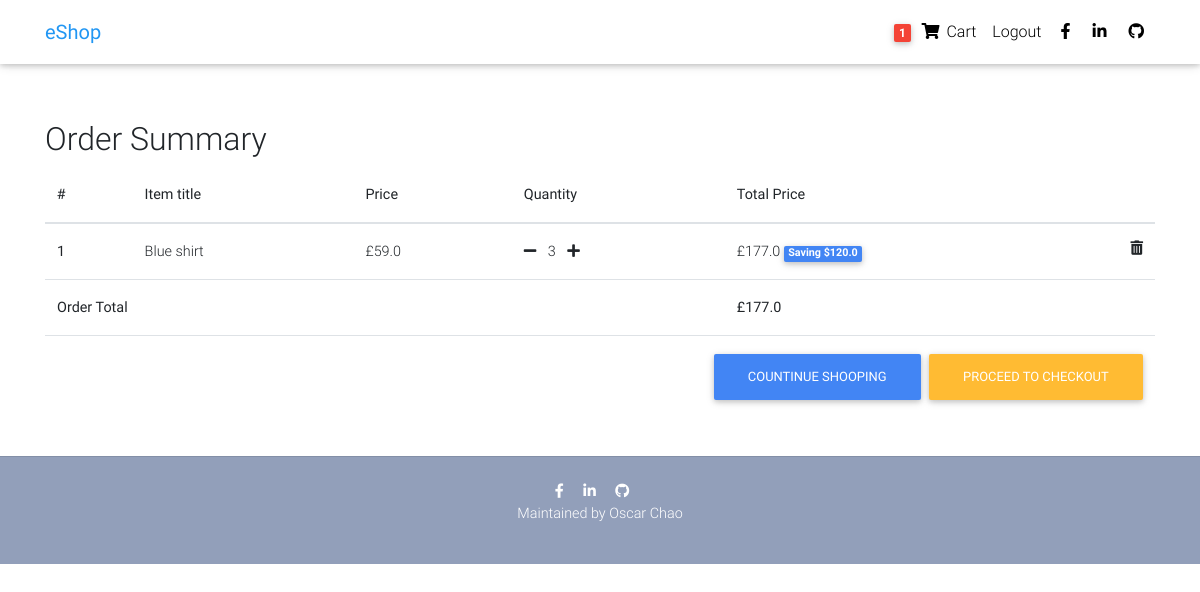
/order-summary/ (signed in), run on an earlier commit of the app's database.
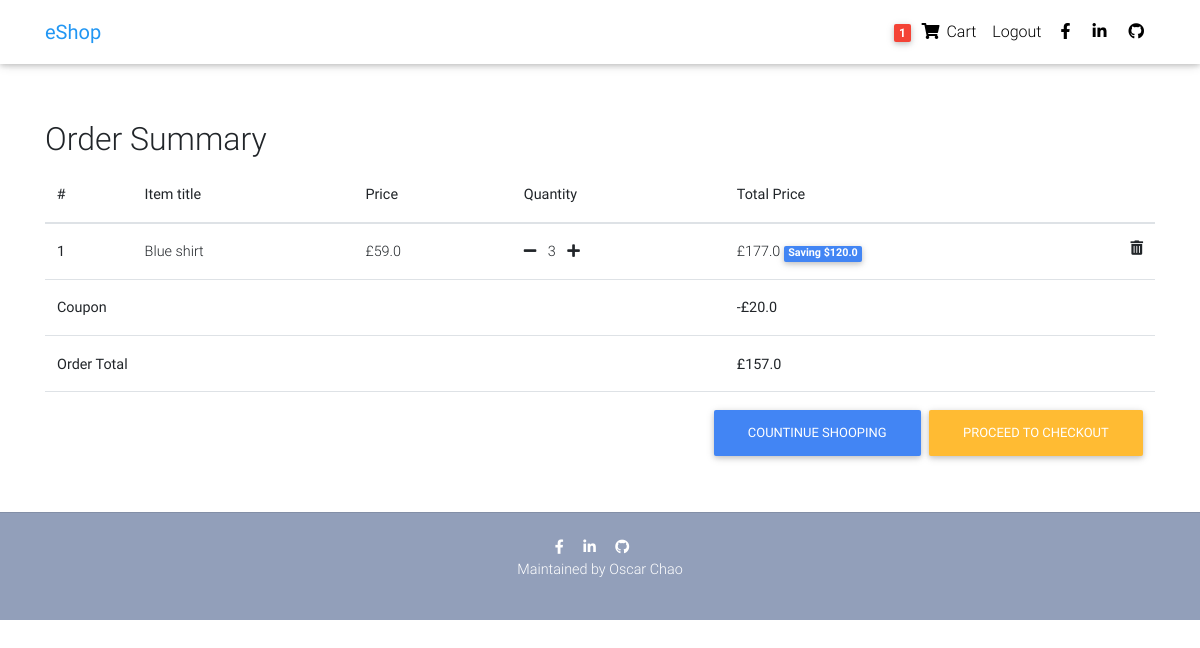
And on a later commit of the database.
### profiles/models.py (models this page shows, shortened)
class Order(models.Model):
    user = models.ForeignKey(settings.AUTH_USER_MODEL, on_delete=models.CASCADE)
    ref_code = models.CharField(max_length=20, blank=True, null=True)
    items = models.ManyToManyField(OrderItem)
    start_date = models.DateTimeField(auto_now_add=True)
    ordered_date = models.DateTimeField()
    ordered = models.BooleanField(default=False)
    shipping_address = models.ForeignKey('Address', related_name='shipping_address', on_delete=models.SET_NULL, blank=True, null=True)
    billing_address = models.ForeignKey('Address', related_name='billing_address', on_delete=models.SET_NULL, blank=True, null=True)
    payment = models.ForeignKey('Payment', on_delete=models.SET_NULL, blank=True, null=True)
    coupon = models.ForeignKey('Coupon', on_delete=models.SET_NULL, blank=True, null=True)
    being_delivered = models.BooleanField(default=False)
    received = models.BooleanField(default=False)
    refund_requested = models.BooleanField(default=False)
    refund_granted = models.BooleanField(default=False)
    def get_total(self):
        total = 0
        for order_item in self.items.all():
            total += order_item.get_final_price()
        if self.coupon:
            total -= self.coupon.amount
        return total

class OrderItem(models.Model):
    user = models.ForeignKey(settings.AUTH_USER_MODEL, on_delete=models.CASCADE)
    ordered = models.BooleanField(default=False)
    item = models.ForeignKey(Item, on_delete=models.CASCADE)
    quantity = models.IntegerField(default=1)
    def get_total_item_price(self):
        return self.quantity * self.item.price
    def get_total_discount_item_price(self):
        return self.quantity * self.item.discount_price
    def get_amount_saved(self):
        return self.get_total_item_price() - self.get_total_discount_item_price()
    def get_final_price(self):
        if self.item.discount_price:
            return self.get_total_discount_item_price()
        return self.get_total_item_price()

class Item(models.Model):
    title = models.CharField(max_length=120)
    price = models.FloatField()
    discount_price = models.FloatField(blank=True, null=True)
    category = models.CharField(choices=CATEGORY_CHOICES, max_length=2)
    label = models.CharField(choices=LABEL_CHOICES, max_length=1)
    slug = models.SlugField()
    description = models.TextField()
    image = models.ImageField()

class Coupon(models.Model):
    code = models.CharField(max_length=15)
    amount = models.FloatField()

### profiles/views.py (the view)
# urls.py: path('order-summary/', OrderSummaryView.as_view(), name='order-summary'),
class OrderSummaryView(LoginRequiredMixin, View):
    def get(self, *args, **kwargs):
        try:
            order = Order.objects.get(user=self.request.user, ordered=False)
            context = {
                'object':order
            }
            return render(self.request, 'order_summary.html', context)
        except ObjectDoesNotExist:
            messages.warning(self.request, "You do not have an active order")
            return redirect("/")

### profiles/templatetags/cart_template_tags.py (called while the page is built)
@register.filter
def cart_item_count(user):
    if user.is_authenticated:
        qs = Order.objects.filter(user=user, ordered=False)
        if qs.exists():
            return qs[0].items.count()
    return 0

### templates/order_summary.html (shortened to what this page needs)
{% extends 'base.html' %}
{% block content %}
<br>
<br>
<main>
  <div class="container">
    <div class="table-responsive text-nowrap">
      <h2>Order Summary</h2>
      <table class="table">
        <thead>
          <tr>
              <th scope="col">#</th>
              <th scope="col">Item title</th>
              <th scope="col">Price</th>
              <th scope="col">Quantity</th>
              <th scope="col">Total Price</th>
          </tr>
        </thead>
        <tbody>
        {% for order_item in object.items.all %}
          <tr>
            <th scope="row">{{ forloop.counter }}</th>
            <td>{{ order_item.item.title }}</td>
            <td>{% if order_item.item.discount_price %}
                  £{{ order_item.item.discount_price }}
                {% else %}
                  £{{ order_item.item.price }}
                {% endif %}
            </td>
            <td>
              <a href="{% url 'profiles:remove-single-item-from-cart' order_item.item.slug %}"><i class="fas fa-minus mr-2"></i></a>
                {{ order_item.quantity }}
              <a href="{% url 'profiles:add-to-cart' order_item.item.slug %}"><i class="fas fa-plus ml-2"></i></a>
            </td>
            <td>{% if order_item.item.discount_price %}
                  £{{ order_item.get_total_discount_item_price }}
                  <span class="badge badge-primary">Saving ${{ order_item.get_amount_saved }}</span>
                {% else %}
                  £{{ order_item.get_total_item_price }}
                {% endif %}
                <a href="{% url 'profiles:remove-from-cart' order_item.item.slug %}"><i class="fas fa-trash-alt float-right"></i></a>
            </td>
          </tr>
        {% endfor %}
        {% if object.coupon %}
          <tr>
            <td colspan="4"><b>Coupon</b></td>
            <td><b>-£{{ object.coupon.amount }}</b></td>
          </tr>
        {% endif %}
        {% if object.get_total %}
          <tr>
            <td colspan="4"><b>Order Total</b></td>
            <td><b>£{{ object.get_total }}</b></td>
          </tr>
          <tr>
            <td colspan="5">
              <a class="btn btn-warning float-right ml-2" href="{% url 'profiles:checkout' %}">Proceed to checkout</a>
              <a class="btn btn-primary float-right" href="/">Countinue shooping</a>
            </td>
          </tr>
        {% endif %}
        </tbody>
      </table>
    </div>
  </div>
</main>
{% endblock content %}

What changed in the data, as far as the page shows it:
changed Order: coupon_id empty → 1 (drawn); coupon.amount (not shown) → "20.0"; get_total "177.0" → "157.0"
Also different on the page:
text now shown: "Coupon -£"
